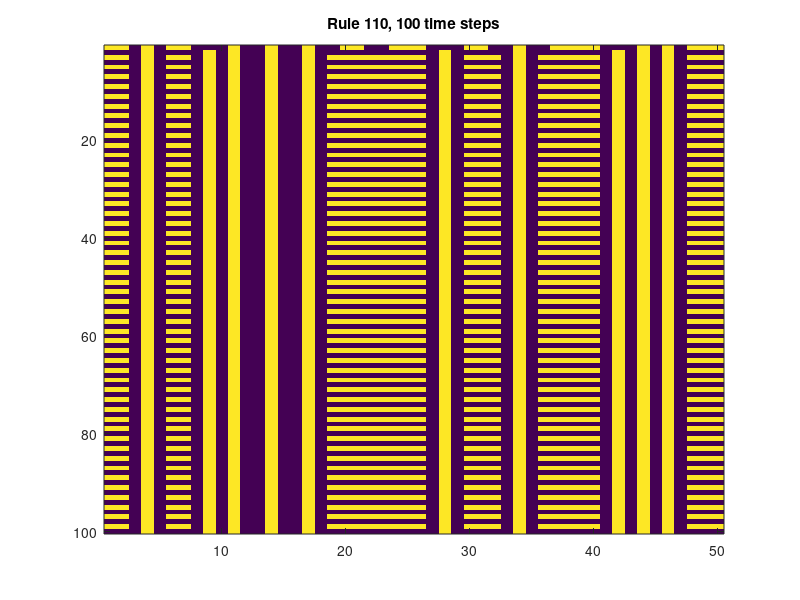

This chart was generated by the following MATLAB code:
%Project 1

%Assignment 2.1

initialCond = input('Rule: ');

T = 100; %#of time steps
C = 50; %# cells

ruleVect = zeros(1,8);
CAMat = zeros(T, C);

rule = de2bi(initialCond);

initialVect = zeros(1,C);

for i = 1:C
    initialVect(i) = round(rand);
end

for i = 1:length(rule)
    ruleVect(i) = rule(i);
end

vect = initialVect;
disp("vect");
disp(vect);
resVect = zeros(1, C);
for i = 1:T
    for j = 1:C
        if(j == 1)
            v = vect([C j j+1]);
        elseif(j == C)
            v = vect([j-1 j 1]);
        else
            v = vect([j-1 j j+1]);
        end
        if(isequal(v, [1 1 1]))
            resVect(j) = ruleVect(8);
        elseif(isequal(v, [1 1 0]))
            resVect(j) = ruleVect(7);
        elseif(isequal(v, [1 0 1]))
            resVect(j) = ruleVect(6);
        elseif(isequal(v, [1 0 0]))
            resVect(j) = ruleVect(5);
        elseif(isequal(v, [0 1 1]))
            resVect(j) = ruleVect(4);
        elseif(isequal(v, [0 1 0]))
            resVect(j) = ruleVect(3);
        elseif(isequal(v, [0 0 1]))
            resVect(j) = ruleVect(2);
        else
            resVect(j) = ruleVect(1);
        end
        
    end
    
    CAMat(i,:) = vect;
    vect = resVect;
    
end

imagesc(CAMat)
title('Rule 110, 100 time steps')

disp("result")
disp(CAMat)
